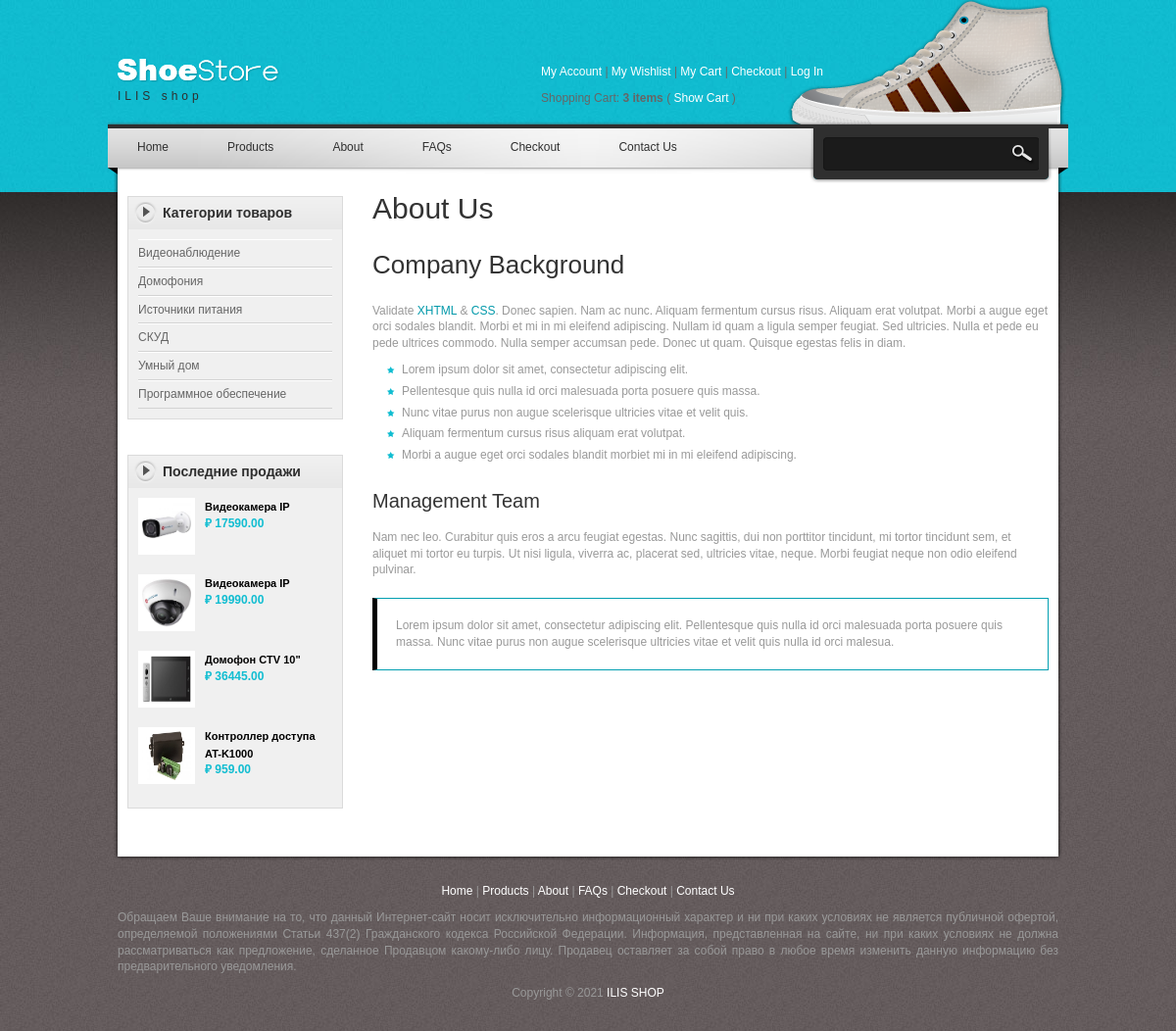
The page /about/ on the database its author committed.
### mainapp/models.py (models this page shows, shortened)
class ProductCategory(models.Model):
    name = models.CharField(
        max_length=64,
        unique=True,
        verbose_name='Имя категории',
    )
    description = models.DateTimeField(
        verbose_name='Описание',
        blank=True,
    )
    created = models.DateTimeField(
        auto_now_add=True,
    )
    updated = models.DateTimeField(
        auto_now=True,
    )

class Product(models.Model):
    category = models.ForeignKey(
        ProductCategory,
        on_delete=models.CASCADE,
        verbose_name='Категория',
    )
    name = models.CharField(
        verbose_name='Имя продукта',
        max_length=128,
    )
    image = models.ImageField(
        upload_to='products_img',
        blank=True,
    )
    short_desc = models.CharField(
        max_length=256,
        verbose_name='краткое описание',
        blank=True,
    )
    description = models.TextField(
        verbose_name='описание продукта',
        blank=True,
        max_length=500
    )
    price = models.DecimalField(
        verbose_name='цена продукта',
        max_digits=8,
        decimal_places=2,
        default=0,
    )
    quantity = models.PositiveIntegerField(
        verbose_name='количество на складе',
        default=0
    )
    manufacture = models.CharField(
        verbose_name='Проиводитель',
        max_length=128,
    )
    model = models.CharField(
        verbose_name='Наименование модели',
        max_length=64,
    )
    availability = models.ForeignKey(
        Availability,
        on_delete=models.CASCADE,
        verbose_name='Доступность',
    )

### geekshop/views.py (the view)
# urls.py: path('about/', about, name='about'),
def about(request):
    context = {
        'categories': categories,
        'positions': positions,
        'name_page': '- О нас',
    }
    return render(request, 'about.html', context=context)

### geekshop/templates/about.html (shortened to what this page needs)
{% include 'inc_head.html' %}
<body>
{% include 'inc_menu.html' %}
    <div id="templatemo_main">
        {% include 'inc_left_panel.html' %}
        <div id="content" class="float_r">
        	<h1>About Us</h1>
        	<h2>Company Background</h2>
        <p>Validate <a href="http://validator.w3.org/check?uri=referer" rel="nofollow">XHTML</a> &amp; <a href="http://jigsaw.w3.org/css-validator/check/referer" rel="nofollow">CSS</a>. Donec sapien. Nam ac nunc. Aliquam fermentum cursus risus. Aliquam erat volutpat. Morbi a augue eget orci sodales blandit. Morbi et mi in mi eleifend adipiscing. Nullam id quam a ligula semper feugiat. Sed ultricies. Nulla et pede eu pede ultrices commodo. Nulla semper accumsan pede. Donec ut quam. Quisque egestas felis in diam.</p>
        <ul class="tmo_list">
        	<li>Lorem ipsum dolor sit amet, consectetur adipiscing elit.</li>
            <li>Pellentesque quis nulla id orci malesuada porta posuere quis massa.</li>
            <li>Nunc vitae purus non augue scelerisque ultricies vitae et velit quis.</li>
            <li>Aliquam fermentum cursus risus aliquam erat volutpat.</li>
            <li>Morbi a augue eget orci sodales blandit morbiet mi in mi eleifend adipiscing.</li>
		</ul>
        <div class="cleaner h20"></div>
        <h3>Management Team</h3>
		<p>Nam nec leo. Curabitur quis eros a arcu feugiat egestas. Nunc sagittis, dui non porttitor tincidunt, mi tortor tincidunt sem, et aliquet mi tortor eu turpis. Ut nisi ligula, viverra ac, placerat sed, ultricies vitae, neque. Morbi feugiat neque non odio eleifend pulvinar.</p>
        <blockquote>Lorem ipsum dolor sit amet, consectetur adipiscing elit. Pellentesque quis nulla id orci malesuada porta posuere quis massa. Nunc vitae purus non augue scelerisque ultricies vitae et velit quis nulla id orci malesua.
        </blockquote>
        </div>
    </div>
    {% include 'inc_footer.html' %}
</div>
</div>
</body>
</html>

### geekshop/templates/inc_left_panel.html (shortened to what this page needs)
{% load static %}
<div id="sidebar" class="float_l">
{% block categories %}
        	<div class="sidebar_box">
            	<h3>Категории товаров</h3>
                <div class="content">
                	<ul class="sidebar_list">
                        {% for cat in categories %}
                    	<li><a href="#">{{ cat.name }}</a></li>
                        {% endfor %}
                    </ul>
                </div>
            </div>
{% endblock categories %}
{% block popular %}
            <div class="sidebar_box">
            	<h3>Последние продажи</h3>
                <div class="content">
                    {% for pos in positions %}
                	<div class="bs_box">
                    	<a href="#"><img height="50" width="50" src="/media/{{ pos.image }}" alt="image" /></a>
                        <h4><a href="#">{{ pos.name }}</a></h4>
                        <p class="price">&#8381; {{ pos.price }}</p>
                    </div>
                    {% endfor %}
                </div>
            </div>
        </div>
{% endblock popular %}

### geekshop/static/templatemo_style.css (style rules this page uses)
body { margin: 0; padding: 0; color: #999; font-family: Tahoma, Geneva, sans-serif; font-size: 12px; line-height: 1.4em; background-color: #665f5f; background-repeat: repeat; background-image: url(images/templatemo_body.jpg) }
a, a:link, a:visited { color: #0299aa; font-weight: normal; text-decoration: none }
p { margin: 0 0 10px 0; padding: 0; }
img { border: none; }
blockquote { border: 1px solid #039fb1; border-left: 5px solid #000; padding: 19px; margin: 20px 0 0 0 }
.tmo_list { margin: 10px 0 10px 15px; padding: 0; list-style: none }
.tmo_list li { color:#999; margin: 0 0 5px 0; padding: 0 0 0 15px; background: url(images/templatemo_list.png) no-repeat scroll 0 5px }
h1, h2, h3, h4, h5, h6 { color: #333; font-weight: normal; }
h1 { font-size: 30px; margin: 0 0 30px; padding: 5px 0 }
h2 { font-size: 26px; margin: 0 0 25px; padding: 5px 0 }
h3 { font-size: 20px; margin: 0 0 20px; padding: 0; }
h4 { font-size: 16px; margin: 0 0 15px; padding: 0; }
.cleaner { clear: both }
.h20 { height: 20px }
.float_l { float: left }
.float_r { float: right }
#templatemo_main { width: 940px; padding: 10px 20px; background: url(images/templatemo_main_bg.png) repeat-y }
#content { width: 690px }
#sidebar { width: 220px }
.sidebar_box { position: relative; background: #f0f0f0; margin-bottom: 36px; border: 1px solid #dbdbdb }
.sidebar_box h3 { font-size: 14px; font-weight: 700; padding: 0 10px 0 35px; margin: 0; width: 185px; height: 33px; line-height: 33px; margin-bottom: 0; background: url(images/templatemo_sidebar_header.png) no-repeat; color: #2f2f2f }
#sidebar .sidebar_box .content { padding: 10px 10px 0; }
#sidebar .sidebar_list { margin: 0; padding: 0 0 10px; list-style: none; }
#sidebar .sidebar_list li { display: block; margin: 0; padding: 5px 0; border-top: 1px solid #fff; border-bottom: 1px solid #d3d3d3 }
#sidebar .sidebar_list li a { color: #666; }
.bs_box { clear: both; margin-bottom: 20px }
.bs_box img { float: left; margin-right: 10px; border: 4px solid #fff }
.bs_box h4 { margin-bottom: 0 }
.bs_box h4 a { font-size: 11px; color: #000; font-weight: 700 }
.bs_box .price { font-size: 12px; font-weight: 700; color: #11bdd1 }

### rows shown on the page
ProductCategory: name "Видеонаблюдение"
ProductCategory: name "Домофония"
ProductCategory: name "Источники питания"
ProductCategory: name "СКУД"
ProductCategory: name "Умный дом"
ProductCategory: name "Программное обеспечение"
Product: image (picture), name "Видеокамера IP", price "17590.00"
Product: image (picture), name "Видеокамера IP", price "19990.00"
Product: image (picture), name "Домофон CTV 10\"", price "36445.00"
Product: image (picture), name "Контроллер доступа AT-K1000", price "959.00"
